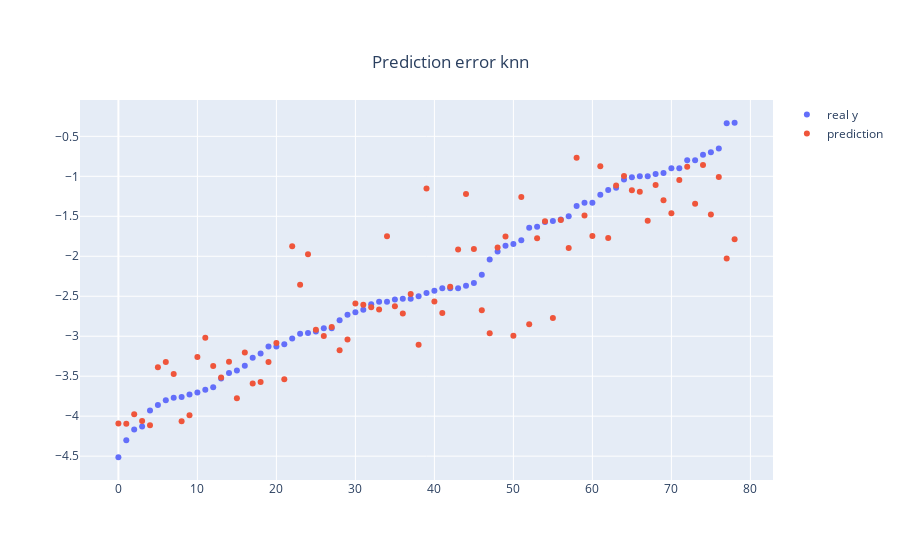

This figure's notebook cell:
### Code cell
fig = go.Figure()
fig.add_trace(go.Scatter(
                         y= results.y, 
                         mode= "markers",
                         name= "real y"))
fig.add_trace(go.Scatter(
                         y= results.y_hat, 
                         mode= "markers",
                         name= "prediction"))

fig.update_layout(
    title= {
        'text': "Prediction error knn",
        'y':0.9,
        'x':0.5,
        'xanchor': 'center',
        'yanchor': 'top'})
fig.show()

### Figure 1 — Plotly figure (JSON) as saved in the notebook; plotly's stock layout.template omitted (floating-point values rounded to 4 significant figures)
{"data": [{"mode": "markers", "name": "real y", "type": "scatter", "y": [-4.514, -4.3, -4.168, -4.13, -3.93, -3.86, -3.8, -3.77, -3.76, -3.73, -3.705, -3.67, -3.639, -3.53, -3.46, -3.43, -3.37, -3.27, -3.215, -3.13, -3.13, -3.1, -3.03, -2.97, -2.959, -2.94, -2.9, -2.9, -2.8, -2.73, -2.7, -2.669, -2.6, -2.57, -2.57, -2.54, -2.53, -2.53, -2.5, -2.46, -2.43, -2.4, -2.4, -2.399, -2.37, -2.335, -2.23, -2.04, -1.94, -1.87, -1.847, -1.8, -1.643, -1.63, -1.57, -1.56, -1.54, -1.5, -1.37, -1.33, -1.33, -1.23, -1.17, -1.144, -1.04, -1.013, -1, -1, -0.97, -0.96, -0.9, -0.9, -0.8, -0.8, -0.73, -0.7, -0.6527, -0.3367, -0.33]}, {"mode": "markers", "name": "prediction", "type": "scatter", "y": [-4.092, -4.093, -3.975, -4.061, -4.114, -3.389, -3.323, -3.474, -4.064, -3.99, -3.261, -3.018, -3.372, -3.516, -3.319, -3.775, -3.205, -3.59, -3.572, -3.322, -3.086, -3.538, -1.874, -2.356, -1.975, -2.918, -2.997, -2.884, -3.177, -3.041, -2.59, -2.608, -2.637, -2.664, -1.748, -2.625, -2.716, -2.471, -3.108, -1.153, -2.567, -2.711, -2.381, -1.915, -1.223, -1.908, -2.676, -2.964, -1.889, -1.753, -2.996, -1.26, -2.851, -1.776, -1.563, -2.772, -1.547, -1.897, -0.769, -1.489, -1.747, -0.8735, -1.772, -1.113, -0.9954, -1.174, -1.193, -1.555, -1.11, -1.3, -1.462, -1.047, -0.8812, -1.344, -0.8588, -1.478, -1.009, -2.027, -1.787]}], "layout": {"title": {"text": "Prediction error knn", "x": 0.5, "xanchor": "center", "y": 0.9, "yanchor": "top"}}}
